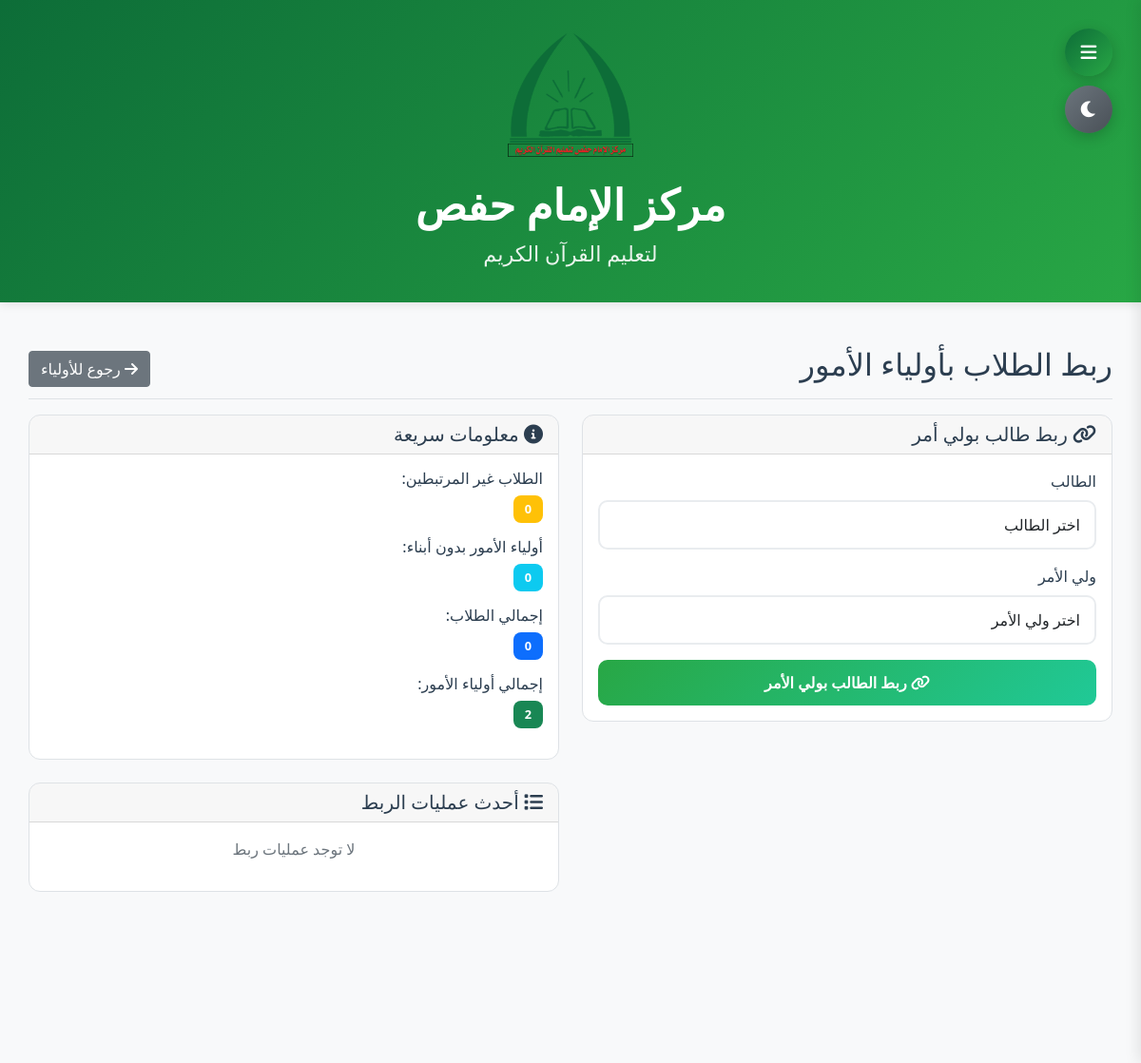
/link_students_to_parents (signed in), run on the app's committed database.
### app.py (models this page shows)
class Settings(db.Model):
    id = db.Column(db.Integer, primary_key=True)
    site_name = db.Column(db.String(100), default='مركز الإمام حفص')
    site_description = db.Column(db.String(200), default='لتعليم القرآن الكريم')
    contact_phone = db.Column(db.String(20))
    contact_email = db.Column(db.String(100))
    location_address = db.Column(db.String(300), default='مأرب - شارع الأربعين - خلف مستشفى نيوم')
    location_map_url = db.Column(db.String(500))
    logo = db.Column(db.String(200))
    primary_color = db.Column(db.String(7), default='#2c5aa0')
    secondary_color = db.Column(db.String(7), default='#28a745')
    background_color = db.Column(db.String(7), default='#f8f9fa')
    text_color = db.Column(db.String(7), default='#2c3e50')
    whatsapp_message_template = db.Column(db.Text, default='تقرير {report_type} للتسميع\n\nالطالب: {student_name}\nالحلقة: {circle_name}\nالمعلم: {teacher_name}\nالفترة: من {start_date} إلى {end_date}\n\nالتسميع:\n{reports_details}\n\nإحصائيات الحضور:\n{attendance_stats}\n\n{site_name}')
    support_bank_accounts = db.Column(db.Text, default='بنك الكريمي: 123456789\nبنك الشرق: 987654321\nبنك التضامن: 456789123')
    support_message = db.Column(db.Text, default='نورٌ نُهديه وجيل نربيه')
    dark_mode_enabled = db.Column(db.Boolean, default=False)
    teacher_requires_approval = db.Column(db.Boolean, default=True)
    allow_custom_teacher_name = db.Column(db.Boolean, default=True)

### app.py (the view, shortened to what this page needs)
@app.route('/link_students_to_parents', methods=['GET', 'POST'])
@require_role('admin')
def link_students_to_parents():
    students = Student.query.filter_by(parent_id=None, is_active=True).all()
    parents = Parent.query.all()
    return render_template('link_students_to_parents.html', students=students, parents=parents)

### app.py (called while the page is built)
@app.context_processor
def inject_globals():
    settings = Settings.query.first() or Settings()
    current_year = datetime.now().year
    unread_notifications = 0
    if 'user_id' in session and session.get('role') == 'parent':
        parent = Parent.query.filter_by(name=session['name']).first()
        if parent and parent.user_id:
            unread_notifications = Notification.query.filter_by(user_id=parent.user_id, is_read=False).count()
    return dict(
        datetime=datetime, now=datetime.now, timedelta=timedelta,
        settings=settings, Report=Report, Attendance=Attendance,
        Holiday=Holiday, Parent=Parent, current_year=current_year,
        unread_notifications=unread_notifications
    )

def require_role(role):
    def decorator(f):
        @wraps(f)
        def decorated(*args, **kwargs):
            if session.get('role') != role:
                flash('ليس لديك صلاحية للوصول إلى هذه الصفحة', 'error')
                return redirect(url_for('dashboard'))
            return f(*args, **kwargs)
        return decorated
    return decorator

### templates/link_students_to_parents.html (shortened to what this page needs)
{% extends "base.html" %}
{% block content %}
<div class="d-flex justify-content-between flex-wrap flex-md-nowrap align-items-center pt-3 pb-2 mb-3 border-bottom">
    <h1 class="h2">ربط الطلاب بأولياء الأمور</h1>
    <a href="{{ url_for('parents') }}" class="btn btn-secondary">
        <i class="fas fa-arrow-right"></i> رجوع للأولياء
    </a>
</div>
<div class="row">
    <div class="col-md-6">
        <div class="card">
            <div class="card-header">
                <h5 class="card-title mb-0"><i class="fas fa-link"></i> ربط طالب بولي أمر</h5>
            </div>
            <div class="card-body">
                <form method="POST">
                    <div class="mb-3">
                        <label for="student_id" class="form-label">الطالب</label>
                        <select class="form-control" id="student_id" name="student_id" required>
                            <option value="">اختر الطالب</option>
                        </select>
                    </div>
                    <div class="mb-3">
                        <label for="parent_id" class="form-label">ولي الأمر</label>
                        <select class="form-control" id="parent_id" name="parent_id" required>
                            <option value="">اختر ولي الأمر</option>
                        </select>
                    </div>
                    <button type="submit" class="btn btn-success w-100">
                        <i class="fas fa-link"></i> ربط الطالب بولي الأمر
                    </button>
                </form>
            </div>
        </div>
    </div>
    <div class="col-md-6">
        <div class="card">
            <div class="card-header">
                <h5 class="card-title mb-0"><i class="fas fa-info-circle"></i> معلومات سريعة</h5>
            </div>
            <div class="card-body">
                <div class="mb-3">
                    <h6>الطلاب غير المرتبطين:</h6>
                    <span class="badge bg-warning">
                        {{ students|selectattr('parent', 'none')|list|length }}
                    </span>
                </div>
                <div class="mb-3">
                    <h6>أولياء الأمور بدون أبناء:</h6>
                    <span class="badge bg-info">
                        {{ parents|selectattr('students|length', 'equalto', 0)|list|length }}
                    </span>
                </div>
                <div class="mb-3">
                    <h6>إجمالي الطلاب:</h6>
                    <span class="badge bg-primary">{{ students|length }}</span>
                </div>
                <div class="mb-3">
                    <h6>إجمالي أولياء الأمور:</h6>
                    <span class="badge bg-success">{{ parents|length }}</span>
                </div>
            </div>
        </div>
        <div class="card mt-4">
            <div class="card-header">
                <h5 class="card-title mb-0"><i class="fas fa-list"></i> أحدث عمليات الربط</h5>
            </div>
            <div class="card-body">
                {% set linked_students = students|selectattr('parent')|list %}
                {% if linked_students %}
                <div class="table-responsive">
                    <table class="table table-sm">
                        <thead>
                            <tr>
                                <th>الطالب</th>
                                <th>ولي الأمر</th>
                            </tr>
                        </thead>
                        <tbody>
                            {% for student in linked_students[:5] %}
                            <tr>
                                <td>{{ student.name }}</td>
                                <td>{{ student.parent.name }}</td>
                            </tr>
                            {% endfor %}
                        </tbody>
                    </table>
                </div>
                {% else %}
                <p class="text-muted text-center">لا توجد عمليات ربط</p>
                {% endif %}
            </div>
        </div>
    </div>
</div>
{% endblock %}

### templates/base.html (shortened to what this page needs)
<!DOCTYPE html>
<html lang="ar" dir="rtl" class="{% if session.get('dark_mode') or settings.dark_mode_enabled %}dark-mode{% endif %}">
<head>
    <link href="https://cdn.jsdelivr.net/npm/bootstrap@5.1.3/dist/css/bootstrap.min.css" rel="stylesheet">
    <link rel="stylesheet" href="https://cdnjs.cloudflare.com/ajax/libs/font-awesome/6.0.0/css/all.min.css">
    <link href="https://cdn.jsdelivr.net/npm/bootstrap@5.1.3/dist/css/bootstrap.rtl.min.css" rel="stylesheet">
</head>
<body class="{% if session.get('view_type') == 'mobile' %}mobile-view{% endif %}">
    {% if settings.logo or settings.site_name %}
    <div class="header-logo">
        <div class="container">
            {% if settings.logo %}
            <img src="{{ url_for('uploaded_file', filename=settings.logo) }}" class="mb-2" alt="{{ settings.site_name }}" style="background: transparent; border: none;">
            {% endif %}
            <h4>{{ settings.site_name }}</h4>
            {% if settings.site_description %}
            <small>{{ settings.site_description }}</small>
            {% endif %}
        </div>
    </div>
    {% endif %}
    {% if session.user_id %}
    <button class="sidebar-toggle" onclick="toggleSidebar()">
        <i class="fas fa-bars"></i>
    </button>
    <button class="dark-mode-toggle" onclick="toggleDarkMode()">
        <i class="fas {% if session.get('dark_mode') or settings.dark_mode_enabled %}fa-sun{% else %}fa-moon{% endif %}"></i>
    </button>
    {% endif %}
    {% if session.user_id %}
    <main class="main-content">
        {% endif %}
        <div class="page-transition">
            {% block content %}{% endblock %}
        </div>
        {% if session.user_id %}
    </main>
    {% endif %}
</body>
</html>

### data on the page
Settings: logo (picture), site_name "مركز الإمام حفص", site_description "لتعليم القرآن الكريم"

### other printed values
{{ students|selectattr('parent', 'none')|list|length }} "0"
{{ parents|selectattr('students|length', 'equalto', 0)|list|length }} "0"
{{ students|length }} "0"
{{ parents|length }} "2"
